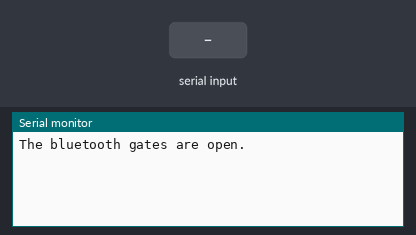
A sketch run on a simulated Arduino Uno, built with avr-gcc and run on an emulated ATmega328P. On the bench: the last lines printed to the serial monitor. The test bench sets the inputs (shaded band).

Above: at 1.2 s.
1.3 s: "1" received over the second serial link
At 3.4 s:
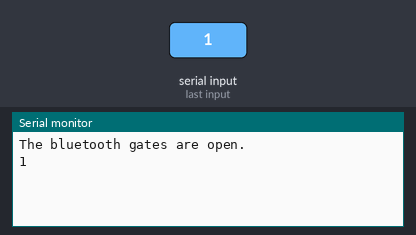
3.8 s: "0" received over the second serial link
At 5.3 s:
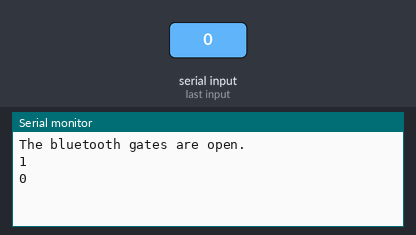

The sketch:

bluetooth.response.ino
```cpp
#include <SoftwareSerial.h>

SoftwareSerial HC05Module(10, 11); // TXD | RXD

void setup() {
  Serial.begin(9600);
  HC05Module.begin(9600);  //Default Baud for comm, it may be different for your Module.
  Serial.println("The bluetooth gates are open.");

}

void loop() {
  // Feed any data from bluetooth to Terminal.
  if (HC05Module.available()){
    Serial.println(HC05Module.readString());
  }

  // Feed all data from termial to bluetooth
  if (Serial.available())
    HC05Module.write(Serial.read());

}
```

Measured:
- after the input at 1.3 s, the serial monitor: prints a new line after 1.0 s (image 1)
- after the input at 3.8 s, the serial monitor: prints a new line after 1.0 s (image 2)
